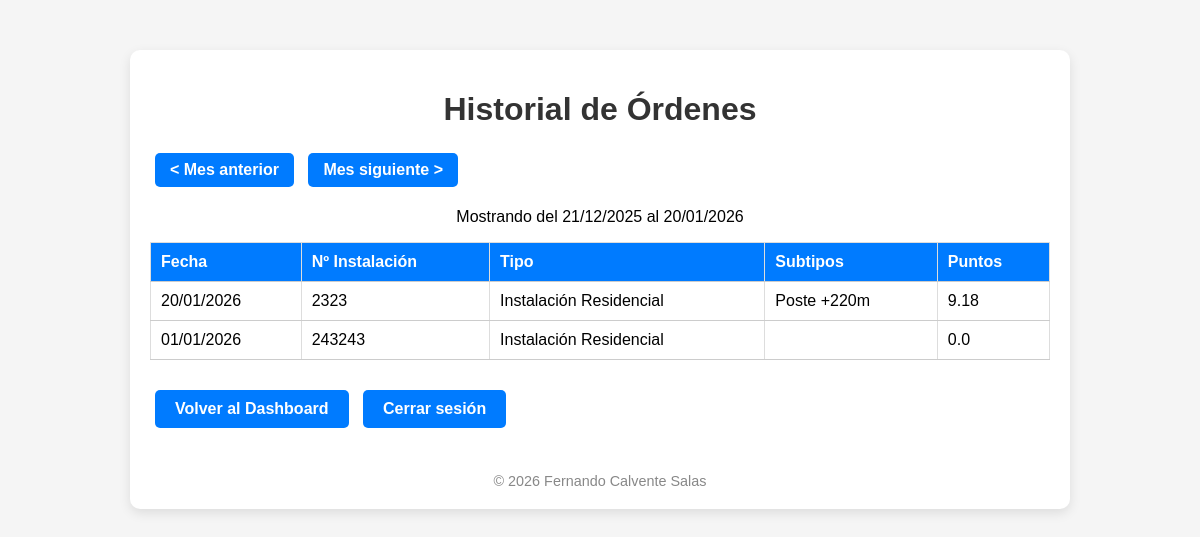
Screenshot of /historial?mes=12&anio=2025 (signed in) with the database file from the repository.
### app.py (models this page shows)
class Orden(db.Model):
    id = db.Column(db.Integer, primary_key=True)
    user_id = db.Column(db.Integer, db.ForeignKey('user.id'))
    numero_instalacion = db.Column(db.String(50))
    fecha = db.Column(db.Date)
    tipo = db.Column(db.String(50))
    subtipos = db.Column(db.String(200))
    puntos = db.Column(db.Float)

### app.py (the view, shortened to what this page needs)
@login_required
@app.route("/historial")
def historial():
    mes = request.args.get('mes', type=int)
    año = request.args.get('anio', type=int)
    hoy = date.today()
    inicio = date(año, mes, 21)
    if mes == 12:
        fin = date(año + 1, 1, 20)
    else:
        fin = date(año, mes + 1, 20)
    inicio_dt = datetime.combine(inicio, time.min)
    fin_dt = datetime.combine(fin, time.max)
    if current_user.admin:
        ordenes = Orden.query.join(User).order_by(Orden.fecha.desc()).all()
    else:
        ordenes = Orden.query.filter(
            Orden.user_id == current_user.id,
            Orden.fecha >= inicio_dt,
            Orden.fecha <= fin_dt
        ).order_by(Orden.fecha.desc()).all()
    mes_anterior = mes - 1 if mes > 1 else 12
    año_anterior = año if mes > 1 else año - 1
    mes_siguiente = mes + 1 if mes < 12 else 1
    año_siguiente = año if mes < 12 else año + 1
    return render_template(
        "historial.html",
        ordenes=ordenes,
        inicio=inicio,
        fin=fin,
        mes_anterior=mes_anterior,
        año_anterior=año_anterior,
        mes_siguiente=mes_siguiente,
        año_siguiente=año_siguiente
    )

### app.py (called while the page is built)
@login_manager.user_loader
def load_user(user_id):
    return User.query.get(int(user_id))

### templates/historial.html (shortened to what this page needs)
<!DOCTYPE html>
<html lang="es">
<head>
    <link rel="stylesheet" href="{{ url_for('static', filename='style.css') }}">
</head>
<body>
    <div class="container">
        <h1>Historial de Órdenes</h1>
        <div>
            <a href="{{ url_for('historial', mes=mes_anterior, anio=año_anterior) }}" class="btn-nav">&lt; Mes anterior</a>
            <a href="{{ url_for('historial', mes=mes_siguiente, anio=año_siguiente) }}" class="btn-nav">Mes siguiente &gt;</a>
        </div>
        <p style="text-align:center;">Mostrando del {{ inicio.strftime('%d/%m/%Y') }} al {{ fin.strftime('%d/%m/%Y') }}</p>
        <table>
            <tr>
                <th>Fecha</th>
                <th>Nº Instalación</th>
                <th>Tipo</th>
                <th>Subtipos</th>
                <th>Puntos</th>
            </tr>
            {% for orden in ordenes %}
            <tr>
                <td>{{ orden.fecha.strftime('%d/%m/%Y') }}</td>
                <td>{{ orden.numero_instalacion }}</td>
                <td>{{ orden.tipo }}</td>
                <td>{{ orden.subtipos }}</td>
                <td>{{ orden.puntos }}</td>
            </tr>
            {% endfor %}
        </table>
        <a href="{{ url_for('dashboard') }}" class="btn-volver">Volver al Dashboard</a>
        <a href="{{ url_for('logout') }}" class="btn-volver">Cerrar sesión</a>
        <div class="creditos">
            © 2026 Fernando Calvente Salas
        </div>
    </div>
</body>
</html>

### static/style.css (style rules this page uses)
body { font-family: Arial, sans-serif; background-color: #f5f5f5; margin: 0; padding: 0; }
.container { max-width: 900px; margin: 50px auto; padding: 20px; background-color: #fff; border-radius: 10px; box-shadow: 0 4px 12px rgba(0,0,0,0.1); }
h1, h2, h3 { text-align: center; color: #333; }
h1 { margin-bottom: 30px; }
form button, a.btn, a.btn-volver { display: inline-block; padding: 10px 20px; margin-top: 10px; background-color: #007BFF; color: #fff; text-decoration: none; font-weight: bold; border-radius: 5px; transition: background-color 0.3s; border: none; cursor: pointer; }
table { width: 100%; border-collapse: collapse; margin-top: 15px; }
table th, table td { padding: 10px; text-align: left; border-bottom: 1px solid #ccc; }

### templates/historial.html (style rules this page uses)
body { font-family: Arial, sans-serif; background-color: #f5f5f5; margin:0; padding:0; }
.container { max-width: 900px; margin: 50px auto; padding: 20px; }
h1 { text-align:center; margin-bottom:20px; }
table { width: 100%; border-collapse: collapse; margin-bottom:20px; }
th, td { border:1px solid #ddd; padding:8px; text-align:center; }
th { background-color:#007BFF; color:white; }
.btn-volver, .btn-nav { display:inline-block; margin:5px; padding:8px 15px; background-color:#007BFF; color:white; text-decoration:none; border-radius:5px; font-weight:bold; }
.creditos { text-align:center; font-size:0.9em; color:#888; margin-top:40px; }

### rows the page displays
Orden: fecha "20/01/2026", numero_instalacion "2323", tipo "Instalación Residencial", subtipos "Poste +220m", puntos "9.18"
Orden: fecha "01/01/2026", numero_instalacion "243243", tipo "Instalación Residencial", puntos "0.0"

### other values shown
{{ inicio.strftime('%d/%m/%Y') }} "21/12/2025"
{{ fin.strftime('%d/%m/%Y') }} "20/01/2026"
